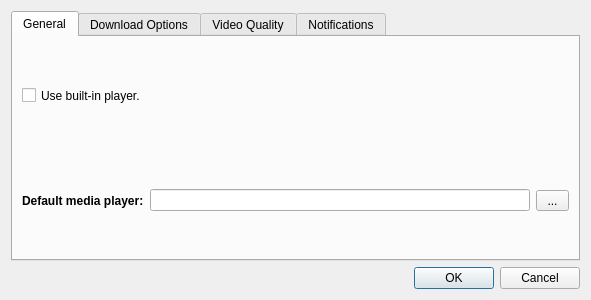
<?xml version="1.0" encoding="UTF-8"?>
<ui version="4.0">
 <class>PreferencesWindow</class>
 <widget class="QDialog" name="PreferencesWindow">
  <property name="geometry">
   <rect>
    <x>0</x>
    <y>0</y>
    <width>591</width>
    <height>300</height>
   </rect>
  </property>
  <property name="minimumSize">
   <size>
    <width>591</width>
    <height>300</height>
   </size>
  </property>
  <property name="windowTitle">
   <string>Preferences</string>
  </property>
  <property name="windowIcon">
   <iconset resource="icons.qrc">
    <normaloff>:/media/preferences.png</normaloff>:/media/preferences.png</iconset>
  </property>
  <layout class="QVBoxLayout" name="verticalLayout_2">
   <item>
    <widget class="QTabWidget" name="tabWidget">
     <property name="currentIndex">
      <number>0</number>
     </property>
     <widget class="QWidget" name="t_preferences">
      <attribute name="title">
       <string>General</string>
      </attribute>
      <layout class="QVBoxLayout" name="verticalLayout_5">
       <item>
        <widget class="QCheckBox" name="cb_builtinPlayer">
         <property name="sizePolicy">
          <sizepolicy hsizetype="Minimum" vsizetype="MinimumExpanding">
           <horstretch>0</horstretch>
           <verstretch>0</verstretch>
          </sizepolicy>
         </property>
         <property name="text">
          <string>Use built-in player.</string>
         </property>
        </widget>
       </item>
       <item>
        <layout class="QHBoxLayout" name="horizontalLayout_4">
         <item>
          <widget class="QLabel" name="Lmedia_player">
           <property name="sizePolicy">
            <sizepolicy hsizetype="Preferred" vsizetype="MinimumExpanding">
             <horstretch>0</horstretch>
             <verstretch>0</verstretch>
            </sizepolicy>
           </property>
           <property name="maximumSize">
            <size>
             <width>16777215</width>
             <height>16777215</height>
            </size>
           </property>
           <property name="font">
            <font>
             <weight>75</weight>
             <bold>true</bold>
            </font>
           </property>
           <property name="text">
            <string>Default media player:</string>
           </property>
          </widget>
         </item>
         <item>
          <widget class="QLineEdit" name="ledit_player"/>
         </item>
         <item>
          <widget class="QToolButton" name="btn_player">
           <property name="minimumSize">
            <size>
             <width>33</width>
             <height>0</height>
            </size>
           </property>
           <property name="focusPolicy">
            <enum>Qt::StrongFocus</enum>
           </property>
           <property name="text">
            <string>...</string>
           </property>
          </widget>
         </item>
        </layout>
       </item>
      </layout>
     </widget>
     <widget class="QWidget" name="tab_2">
      <attribute name="title">
       <string>Download Options</string>
      </attribute>
      <layout class="QVBoxLayout" name="verticalLayout">
       <item>
        <layout class="QHBoxLayout" name="dl_folder">
         <item>
          <widget class="QLabel" name="Ldl_folder">
           <property name="font">
            <font>
             <weight>75</weight>
             <bold>true</bold>
            </font>
           </property>
           <property name="text">
            <string>Default download folder:</string>
           </property>
          </widget>
         </item>
         <item>
          <widget class="QLineEdit" name="edit_folder">
           <property name="focusPolicy">
            <enum>Qt::NoFocus</enum>
           </property>
           <property name="readOnly">
            <bool>true</bool>
           </property>
          </widget>
         </item>
         <item>
          <widget class="QToolButton" name="button_folder">
           <property name="minimumSize">
            <size>
             <width>33</width>
             <height>0</height>
            </size>
           </property>
           <property name="focusPolicy">
            <enum>Qt::StrongFocus</enum>
           </property>
           <property name="text">
            <string>...</string>
           </property>
          </widget>
         </item>
        </layout>
       </item>
       <item>
        <layout class="QHBoxLayout" name="horizontalLayout">
         <item>
          <widget class="QLabel" name="label_afterDl">
           <property name="text">
            <string>Default action after download:</string>
           </property>
          </widget>
         </item>
         <item>
          <widget class="QComboBox" name="combo_options">
           <item>
            <property name="text">
             <string>Do Nothing</string>
            </property>
           </item>
           <item>
            <property name="text">
             <string>Play</string>
            </property>
           </item>
           <item>
            <property name="text">
             <string>Convert to Ogg/Vorbis (Audio)</string>
            </property>
           </item>
           <item>
            <property name="text">
             <string>Convert to Ogg/Theora (Video)</string>
            </property>
           </item>
           <item>
            <property name="text">
             <string>Rip Audio</string>
            </property>
           </item>
          </widget>
         </item>
        </layout>
       </item>
       <item>
        <layout class="QHBoxLayout" name="horizontalLayout_2">
         <item>
          <widget class="QLabel" name="label_dc">
           <property name="text">
            <string>When double-clicking a completed download:</string>
           </property>
          </widget>
         </item>
         <item>
          <widget class="QComboBox" name="combo_dc">
           <item>
            <property name="text">
             <string>Play Local File</string>
            </property>
           </item>
           <item>
            <property name="text">
             <string>Open Folder</string>
            </property>
           </item>
          </widget>
         </item>
        </layout>
       </item>
      </layout>
     </widget>
     <widget class="QWidget" name="tab">
      <attribute name="title">
       <string>Video Quality</string>
      </attribute>
      <layout class="QVBoxLayout" name="verticalLayout_3">
       <item>
        <widget class="QTreeWidget" name="tree_quality">
         <attribute name="headerDefaultSectionSize">
          <number>350</number>
         </attribute>
         <attribute name="headerStretchLastSection">
          <bool>true</bool>
         </attribute>
         <attribute name="headerDefaultSectionSize">
          <number>350</number>
         </attribute>
         <attribute name="headerStretchLastSection">
          <bool>true</bool>
         </attribute>
         <column>
          <property name="text">
           <string>Website</string>
          </property>
         </column>
         <column>
          <property name="text">
           <string>Video Quality</string>
          </property>
         </column>
        </widget>
       </item>
       <item>
        <layout class="QHBoxLayout" name="horizontalLayout_3">
         <item>
          <widget class="QRadioButton" name="rb_all_high_quality">
           <property name="text">
            <string>All High Quality</string>
           </property>
          </widget>
         </item>
         <item>
          <widget class="QRadioButton" name="rb_all_low_quality">
           <property name="text">
            <string>All low quality</string>
           </property>
           <property name="checkable">
            <bool>true</bool>
           </property>
          </widget>
         </item>
         <item>
          <widget class="QRadioButton" name="rb_mixed_quality">
           <property name="text">
            <string>Mixed</string>
           </property>
           <property name="checkable">
            <bool>false</bool>
           </property>
          </widget>
         </item>
        </layout>
       </item>
      </layout>
     </widget>
     <widget class="QWidget" name="t_notifications">
      <attribute name="title">
       <string>Notifications</string>
      </attribute>
      <layout class="QVBoxLayout" name="verticalLayout_4">
       <item>
        <widget class="QGroupBox" name="g_notification">
         <property name="title">
          <string>Notification Messages</string>
         </property>
         <widget class="QCheckBox" name="s_notifyDone">
          <property name="geometry">
           <rect>
            <x>20</x>
            <y>50</y>
            <width>455</width>
            <height>23</height>
           </rect>
          </property>
          <property name="text">
           <string>The download ends successfully.</string>
          </property>
          <property name="checked">
           <bool>true</bool>
          </property>
         </widget>
         <widget class="QLabel" name="label_description">
          <property name="geometry">
           <rect>
            <x>10</x>
            <y>30</y>
            <width>455</width>
            <height>23</height>
           </rect>
          </property>
          <property name="text">
           <string>Show a notification message when:</string>
          </property>
         </widget>
         <widget class="QCheckBox" name="s_notifyError">
          <property name="enabled">
           <bool>true</bool>
          </property>
          <property name="geometry">
           <rect>
            <x>20</x>
            <y>70</y>
            <width>455</width>
            <height>23</height>
           </rect>
          </property>
          <property name="text">
           <string>An error occurs.</string>
          </property>
          <property name="checked">
           <bool>true</bool>
          </property>
         </widget>
         <widget class="QFrame" name="f_note">
          <property name="geometry">
           <rect>
            <x>10</x>
            <y>100</y>
            <width>521</width>
            <height>91</height>
           </rect>
          </property>
          <property name="frameShape">
           <enum>QFrame::StyledPanel</enum>
          </property>
          <property name="frameShadow">
           <enum>QFrame::Raised</enum>
          </property>
          <widget class="QLabel" name="label_note">
           <property name="geometry">
            <rect>
             <x>20</x>
             <y>20</y>
             <width>511</width>
             <height>71</height>
            </rect>
           </property>
           <property name="text">
            <string>If you want to use your system's default way to popup messages you can install 'python-notify'. 
In case python-notify isn't installed, WatchVideo uses baloon tooltips on the tray icon provided by Qt4.</string>
           </property>
           <property name="wordWrap">
            <bool>true</bool>
           </property>
          </widget>
          <widget class="QLabel" name="label_note_info">
           <property name="geometry">
            <rect>
             <x>10</x>
             <y>0</y>
             <width>55</width>
             <height>17</height>
            </rect>
           </property>
           <property name="font">
            <font>
             <weight>75</weight>
             <bold>true</bold>
            </font>
           </property>
           <property name="text">
            <string>Note:</string>
           </property>
          </widget>
         </widget>
        </widget>
       </item>
      </layout>
     </widget>
    </widget>
   </item>
   <item>
    <widget class="QDialogButtonBox" name="buttonBox">
     <property name="standardButtons">
      <set>QDialogButtonBox::Cancel|QDialogButtonBox::Ok</set>
     </property>
    </widget>
   </item>
  </layout>
 </widget>
 <resources>
  <include location="icons.qrc"/>
 </resources>
 <connections/>
</ui>
